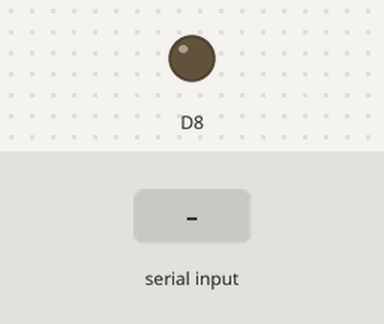
Bench run of a sketch on a simulated ESP8266 (NodeMCU). On the bench: output pins drawn as LEDs (lit = HIGH). Inputs (shaded band) come from the test bench. WiFi joins after 1.5 s; servers stay silent unless stated; random numbers use the default seed unless the sketch sets one; no MQTT or app messages arrive unless stated; what the sketch prints to the serial monitor is not drawn.

Above: at 2.7 s.
2.8 s: "1\n" received over Serial
Timing chart, 0 to 5.8 s (numbered marks = the images above; inputs shaded):
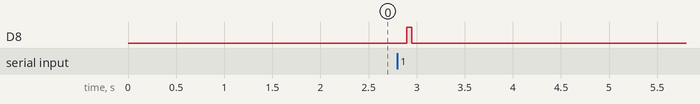

The sketch:

d_nodemcu_code.ino
```cpp
#include <ArduinoJson.h>
#include <ESP8266WiFi.h>
#include <PubSubClient.h>

const char* WIFI_NETWORK_DEFAULT_SSID = "<wifi-ssid>";
const char* WIFI_NETWORK_DEFAULT_PASSWORD = "<wifi-password>";

const char* mqtt_server = "<mqtt-server-hostname>";
const char* mqtt_username = "<mqtt-server-username>";
const char* mqtt_password = "<mqtt-server-password>";

WiFiClient espClient;
PubSubClient client(espClient);

void connectToWiFiNetwork(const char* ssid, const char* password, unsigned long timeoutMillis) {
  // Your existing code for connecting to WiFi network
  unsigned long startTime = millis(); // Get the start time

  // We start by connecting to a WiFi network
  WiFi.mode(WIFI_STA);
  WiFi.begin(ssid, password);

  StaticJsonDocument<400> wifiDoc;
  wifiDoc["title"] = "wifi connect";
  wifiDoc["msg"] = ssid;
  String jsonWifiDoc;
  serializeJson(wifiDoc, jsonWifiDoc);
  Serial.println(jsonWifiDoc);

  while (WiFi.status() != WL_CONNECTED && (millis() - startTime) < timeoutMillis) {
    delay(500);
  }

  if (WiFi.status() == WL_CONNECTED) {
    randomSeed(micros());
    StaticJsonDocument<400> wifiSuccessDoc;
    wifiSuccessDoc["title"] = "wifi success";
    wifiSuccessDoc["msg"] = "connected";
    String wifiSuccessStr;
    serializeJson(wifiSuccessDoc, wifiSuccessStr);
    Serial.println(wifiSuccessStr);
  } else {
    StaticJsonDocument<400> wifiErrorDoc;
    wifiErrorDoc["title"] = "wifi error";
    wifiErrorDoc["msg"] = "timeout reached";
    String wifiErrorStr;
    serializeJson(wifiErrorDoc, wifiErrorStr);
    Serial.println(wifiErrorStr);
    delay(5000);
  }
}


void callback(char* topic, byte* payload, unsigned int length) {
  Serial.print("Message arrived [");
  Serial.print(topic);
  Serial.print("] ");
}

void reconnect() {
  // Loop until we're reconnected
  while (!client.connected()) {
    StaticJsonDocument<400> mqttDoc;
    mqttDoc["title"] = "mqtt connect";
    mqttDoc["msg"] = mqtt_server;
    String jsonMqttDoc;
    serializeJson(mqttDoc, jsonMqttDoc);
    Serial.println(jsonMqttDoc);
    // Create a random client ID
    String clientId = "ESP8266Client-";
    clientId += String(random(0xffff), HEX);
    // Attempt to connect
    if (client.connect(clientId.c_str(), mqtt_username, mqtt_password)) {
      StaticJsonDocument<400> mqttSuccessDoc;
      mqttSuccessDoc["title"] = "mqtt success";
      mqttSuccessDoc["msg"] = "connected";
      String mqttSuccessStr;
      serializeJson(mqttSuccessDoc, mqttSuccessStr);
      Serial.println(mqttSuccessStr);
    } else {
      // Wait 5 seconds before retrying
      StaticJsonDocument<400> mqttFailedDoc;
      mqttFailedDoc["title"] = "mqtt failed";
      mqttFailedDoc["msg"] = "retrying in 5s";
      String mqttSuccessStr;
      serializeJson(mqttFailedDoc, mqttSuccessStr);
      Serial.println(mqttSuccessStr);
      delay(5000);
    }
  }
}

void setup() {
  Serial.begin(9600);
  connectToWiFiNetwork(WIFI_NETWORK_DEFAULT_SSID, WIFI_NETWORK_DEFAULT_PASSWORD, 10000);
  client.setServer(mqtt_server, 1883);
  client.setCallback(callback);
  pinMode(D8, OUTPUT);
}

void loop() {
  if (WiFi.status() != WL_CONNECTED) {
    connectToWiFiNetwork(WIFI_NETWORK_DEFAULT_SSID, WIFI_NETWORK_DEFAULT_PASSWORD, 10000);
  }
  if (WiFi.status() == WL_CONNECTED && !client.connected()) {
    reconnect();
  }
  while (Serial.available() > 0) {
    digitalWrite(D8, HIGH);
    String jsonStr = Serial.readStringUntil('\n');
    StaticJsonDocument<800> mainDoc;
    DeserializationError error = deserializeJson(mainDoc, jsonStr);
    if (!error) {
      if (mainDoc.containsKey("wifi")) {
        if (mainDoc["wifi"].containsKey("ssid") && mainDoc["wifi"].containsKey("password")) {
          client.disconnect();
          WiFi.disconnect();
          const char* ssid = mainDoc["wifi"]["ssid"];
          const char* password = mainDoc["wifi"]["password"];
          connectToWiFiNetwork(ssid, password, 10000);
        }
      }
      client.publish("group11", jsonStr.c_str());
    } else {
      StaticJsonDocument<400> errorDoc;
      errorDoc["title"] = "received json error";
      errorDoc["msg"] = error.c_str();
      String jsonErrorStr;
      serializeJson(errorDoc, jsonErrorStr);
      Serial.println(jsonErrorStr);
    }
  }
  delay(50);
  digitalWrite(D8, LOW);
  delay(50);
  client.loop();
}
```

Measured:
- after the input at 2.8 s, D8: LOW → HIGH after 0.10 s, → LOW 0.05 s later
